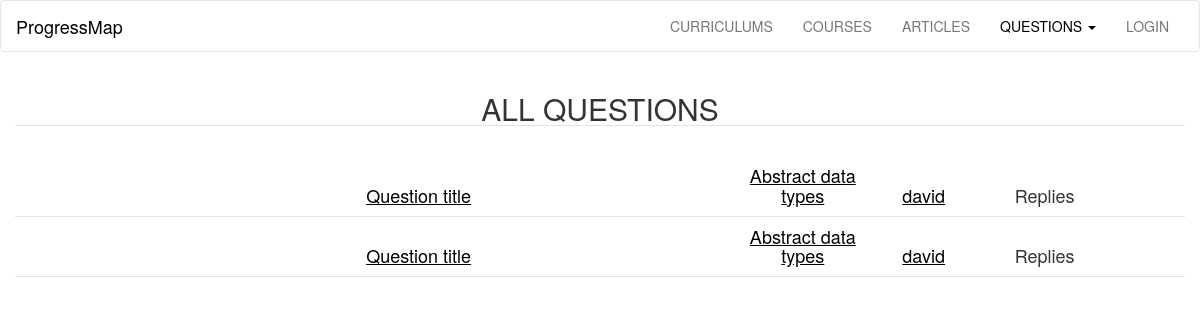
Screenshot of /questions/ with the database file from the repository.
### progressMap/models.py (models this page shows, shortened)
class Questions(db.Model):
	id= db.Column(db.Integer, primary_key = True)
	title = db.Column(db.Text, nullable = False)
	message = db.Column(db.Text, nullable = False)
	user_id = db.Column(db.Integer, db.ForeignKey('user.id'), nullable=False)
	article_id = db.Column(db.Integer, db.ForeignKey('articles.id'), nullable=False)
	comments = db.relationship('Comments', backref = 'question', lazy = 'dynamic')

class Articles(db.Model):
	id  = db.Column(db.Integer, primary_key = True)
	title = db.Column(db.String(300), nullable=False)
	description = db.Column(db.Text, nullable=False)
	questions = db.relationship('Questions', backref='article', lazy='dynamic')
	user_id = db.Column(db.Integer, db.ForeignKey('user.id'), nullable=False)
	course_id = db.Column(db.Integer, db.ForeignKey('courses.id'), nullable=False)
	curriculum_id = db.Column(db.Integer, db.ForeignKey('curriculums.id'), nullable=False)

class User(db.Model, UserMixin):
	id = db.Column(db.Integer, primary_key = True)
	username = db.Column(db.String(40), unique = True)
	email = db.Column(db.String(120), unique = True)
	password_hash = db.Column(db.String)
	articles =  db.relationship('Articles', backref='user', lazy='dynamic')
	courses =  db.relationship('Courses', backref='user', lazy='dynamic')
	curriculums =  db.relationship('Curriculums', backref='user', lazy='dynamic')
	questions = db.relationship('Questions', backref='user', lazy='dynamic')
	comments = db.relationship('Comments', backref='user', lazy='dynamic')
	completed = db.relationship('Completed', backref='user', lazy='dynamic')
	allContent = db.relationship('AllContent', backref='user', lazy='dynamic')
	@property
	def password(self):
		raise AttributeError('password: write-only field')

### progressMap/questions/views.py (the view)
@questions.route('/', defaults={'page':'all'})
@questions.route('/<page>')
def show(page):
	if page == 'all':
		allQuestions = models.getFromDb(models.Questions, 6)
		return render_template('questions.html', allQuestions=allQuestions)
	elif page ==  models.getByTitle(models.Questions, page).message:
		question = models.getByTitle(models.Questions, page)
		return render_template('showQuestion.html', question=question)
	else:
		abort(404)

### progressMap/models.py (called while the page is built)
def getFromDb(className, num):
	return className.query.order_by(desc(className.title)).limit(num)

### progressMap/templates/questions.html (shortened to what this page needs)
{% extends 'base.html' %}
{% block questions_link %}
<li class="dropdown">
<a class="dropdown-toggle active" data-toggle="dropdown" href="#">QUESTIONS
<span class="caret"></span></a>
</li>
{% endblock %}
{% block content %}
<section class="container-fluid content">
	<h2 class="text-center b-down">ALL QUESTIONS</h2>
	<br />
	{% for question in allQuestions%}
	<section class="b-down message text-center underline">
		<h4 class="messageCol">
			<a href="{{ url_for('questions.show', page = question.title) }}">
				{{ question.title.capitalize() }}
			</a>
		</h4>
		<h4>
			<a href="{{ url_for('articles.show', page = question.article.title) }}">
				{{ question.article.title.capitalize() }}
			</a>
		</h4>
		<h4>
			<a href="{{ url_for('user.userPage', username = question.user.username) }}">
				{{ question.user.username }}
			</a>
		</h4>
		<h4> Replies</h4>
	</section>
	{% else %}
		<h4 class="text-center">No questions added yet.</h4>
	{% endfor %}
	</section>
{% endblock %}

### progressMap/static/css/main.css (style rules this page uses)
a { color: black; text-decoration: none; }
@media screen and (min-width: 550px) { .message * { display: inline-block; } }
@media screen and (min-width: 550px) { .messageCol { width: 55%; } }
@media screen and (min-width: 550px) { .message h4:not(:first-child) { width: 10%; } }
.underline a { color: black; text-decoration: underline; }
.navbar-default .navbar-nav>li>a.active { color: black; }
.content { background-color: white; }
.b-down { border-bottom: 1px solid #e2e2e2; }

### rows the page displays
Questions: title "Question title", article "Abstract data types", user.username "david"
Questions: title "Question title", article "Abstract data types", user.username "david"
